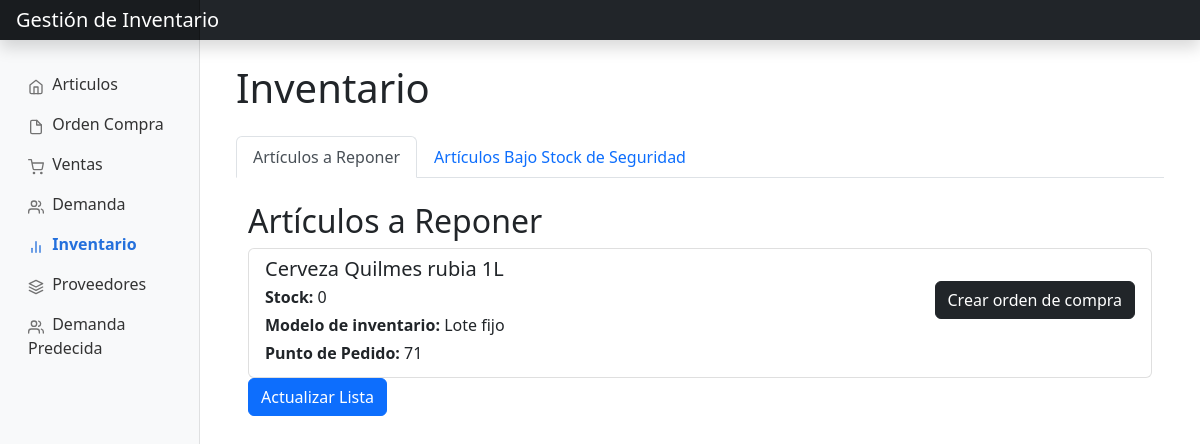
The app's page /inventario/ with its own data.
### app/models.py (models this page shows, shortened)
class Articulo(db.Model):
    __tablename__ = 'articulo'
    id = db.Column(db.Integer, primary_key=True)
    codigo_articulo = db.Column(db.Integer, unique=True, nullable=False)
    nombre_articulo = db.Column(db.String(100), nullable=False)
    coeficiente_seguridad = db.Column(db.Float, nullable=False)
    costo_almacenamiento = db.Column(db.Float, nullable=False)
    costo_de_pedido = db.Column(db.Float, nullable=False)
    stock = db.Column(db.Integer, nullable=False)
    tiempo_de_pedido = db.Column(db.Integer)
    modelo_inventario_id = db.Column(db.Integer, db.ForeignKey('modelo_inventario.id'), nullable=False)
    detalle_proveedor_predeterminado_id = db.Column(db.Integer, db.ForeignKey('detalle_proveedor.id'))
    detalle_proveedor_predeterminado = db.relationship('DetalleProveedor', foreign_keys=[detalle_proveedor_predeterminado_id], backref='articulo_predeterminado', uselist=False)
    detalles_proveedor = db.relationship('DetalleProveedor', backref='articulo', foreign_keys='DetalleProveedor.articulo_id')
    ordenes_compra = db.relationship ('OrdenCompra',backref='articulo',lazy='dynamic')
    def calcular_stock_de_seguridad(self):
        coeficiente_seguridad = float(self.coeficiente_seguridad)
        demora_proveedor = int(self.detalle_proveedor_predeterminado.tiempo_demora)
        desviacion_estandar = 1
        stock_de_seguridad = coeficiente_seguridad * desviacion_estandar * math.sqrt(demora_proveedor)
        return int(stock_de_seguridad)
    def calcular_demanda_diaria(self):
        demanda = Demanda.query.filter_by(articulo_id=self.id).order_by(desc(Demanda.fecha_d)).first()
        demanda_predecida = DemandaPredecida.query.filter_by(articulo_id=self.id).order_by(desc(DemandaPredecida.año), desc(DemandaPredecida.mes)).first()
        cantidad_demandada = 0
        if demanda and demanda_predecida:
            fecha_predecida = date(demanda_predecida.año, demanda_predecida.mes, 1)
            if demanda.fecha_d > fecha_predecida:
                cantidad_demandada = demanda.cantidad
            else:
                cantidad_demandada = demanda_predecida.cantidad
        elif demanda:
            cantidad_demandada = demanda.cantidad
        elif demanda_predecida:
            cantidad_demandada = demanda_predecida.cantidad
        demanda_diaria = cantidad_demandada / 30
        return int(demanda_diaria)
    def calcular_punto_de_pedido(self):
        demora_proveedor = int(self.detalle_proveedor_predeterminado.tiempo_demora)
        demanda_diaria = self.calcular_demanda_diaria()
        stock_seguridad = self.calcular_stock_de_seguridad()
        punto_de_pedido = demanda_diaria * demora_proveedor + stock_seguridad
        return int(punto_de_pedido)

class ModeloInventario(db.Model):
    __tablename__ = 'modelo_inventario'
    id = db.Column(db.Integer, primary_key=True)
    nombre = db.Column(db.String(100), nullable=False)
    articulos=db.relationship('Articulo', lazy='dynamic',backref='modelo_inventario')

class DetalleProveedor(db.Model):
    __tablename__ = 'detalle_proveedor'
    id = db.Column(db.Integer, primary_key=True)
    costo_pedido_proveedor = db.Column(db.Float, nullable=False)
    precio_articulo = db.Column(db.Float, nullable=False)
    tiempo_demora = db.Column(db.Integer, nullable=False)
    proveedor_id = db.Column(db.Integer, db.ForeignKey('proveedor.id'), nullable=False)
    articulo_id = db.Column(db.Integer, db.ForeignKey('articulo.id'))
    ordenes_compra=db.relationship('OrdenCompra',lazy='dynamic',backref='detalle_proveedor')

class Demanda(db.Model):
    __tablename__ = 'demanda'
    id = db.Column(db.Integer, primary_key=True)
    cantidad = db.Column(db.Integer, nullable=False)
    fecha_d= db.Column(db.Date, nullable=False)
    articulo_id = db.Column(db.Integer, db.ForeignKey('articulo.id'), nullable=False)
    articulo = db.relationship('Articulo', backref='demanda')

### app/views/inventario.py (the view)
@bp.route('/', methods=['GET', 'POST'])
def articulos_a_reponer_bajo_stock():
    articulos = Articulo.query.all()
    articulos_a_reponer = []
    articulos_bajo_stock_modelo_lote_fijo = [articulo for articulo in articulos if articulo.stock <= articulo.calcular_punto_de_pedido() and articulo.modelo_inventario.nombre == 'Lote fijo']
    fecha_actual = datetime.datetime.now().date()
    for articulo in articulos:
        if articulo.modelo_inventario.nombre == 'Intervalo fijo':
            ultima_orden = OrdenCompra.query.filter_by(articulo_id=articulo.id).order_by(OrdenCompra.fecha.desc()).first()
            if ultima_orden:
                dias_desde_ultima_orden = (fecha_actual - ultima_orden.fecha).days
                if articulo.tiempo_de_pedido <= dias_desde_ultima_orden:
                    articulos_a_reponer.append(articulo)
            else:
                articulos_a_reponer.append(articulo)
    articulos_bajo_stock_modelo_lote_fijo = [articulo for articulo in articulos if articulo.stock <= articulo.calcular_punto_de_pedido() and articulo.modelo_inventario.nombre == 'Lote fijo']
    for articulo in articulos_bajo_stock_modelo_lote_fijo:
        orden_en_curso = OrdenCompra.query.filter_by(articulo_id=articulo.id, estado_id='En curso').first()
        if not orden_en_curso:
            articulos_a_reponer.append(articulo)
    articulos_bajo_stock_seguridad = [articulo for articulo in articulos if articulo.stock <= articulo.calcular_stock_de_seguridad()]
    return render_template('inventario/articulos_a_reponer_bajo_stock.html', articulos_a_reponer=articulos_a_reponer,
                                                                  articulos_bajo_stock_seguridad=articulos_bajo_stock_seguridad)

### app/templates/inventario/articulos_a_reponer_bajo_stock.html (shortened to what this page needs)
{% extends 'base.html' %}
{% block head %}
<link href="https://cdn.jsdelivr.net/npm/bootstrap@5.2.3/dist/css/bootstrap.min.css" rel="stylesheet">
{% endblock %}
{% block body %}
<div class="container mt-4">
    <h1 class="mb-4">Inventario</h1>
    <ul class="nav nav-tabs" id="inventarioTabs" role="tablist">
        <li class="nav-item">
            <a class="nav-link active" id="reponer-tab" data-bs-toggle="tab" href="#reponer" role="tab" aria-controls="reponer" aria-selected="true">Artículos a Reponer</a>
        </li>
        <li class="nav-item">
            <a class="nav-link" id="seguridad-tab" data-bs-toggle="tab" href="#seguridad" role="tab" aria-controls="seguridad" aria-selected="false">Artículos Bajo Stock de Seguridad</a>
        </li>
    </ul>
    <div class="tab-content" id="inventarioTabContent">
        <div class="tab-pane fade show active" id="reponer" role="tabpanel" aria-labelledby="reponer-tab">
            <div class="container mt-4">
                <h2>Artículos a Reponer</h2>
                {% if articulos_a_reponer %}
                    <ul class="list-group">
                        {% for articulo in articulos_a_reponer %}
                            <li class="list-group-item">
                                <div class="d-flex justify-content-between">
                                    <div>
                                        <h5 class="mb-1">{{ articulo.nombre_articulo }}</h5>
                                        <p class="mb-1"><strong>Stock:</strong> {{ articulo.stock }}</p>
                                        <p class="mb-1"><strong>Modelo de inventario:</strong> {{ articulo.modelo_inventario.nombre }}</p>
                                        {% if articulo.modelo_inventario.nombre == 'Lote fijo' %}
                                            <p class="mb-1"><strong>Punto de Pedido:</strong> {{ articulo.calcular_punto_de_pedido() }}</p>
                                        {% elif articulo.modelo_inventario.nombre == 'Intervalo fijo' %}
                                            <p class="mb-1"><strong>Ya alcanzo el tiempo entre pedidos:</strong> {{ articulo.tiempo_de_pedido }} días</p>
                                        {% endif %}
                                    </div>
                                    <div class="ml-auto">
                                        <a href="{{ url_for('ordenCompra.crear_orden_compra_articulo', id=articulo.id) }}" class="btn btn-dark mt-4">Crear orden de compra</a>
                                    </div>
                                </div>
                            </li>
                        {% endfor %}
                    </ul>
                {% else %}
                    <p>No hay artículos que necesiten ser reabastecidos en este momento.</p>
                {% endif %}
                <a href="{{ url_for('inventario.articulos_a_reponer_bajo_stock') }}" class="btn btn-primary">Actualizar Lista</a>
            </div>
        </div>
    </div>
</div>
{% endblock %}

### app/static/css/dashboard.css (style rules this page uses)
body { font-size: .875rem; }

### records on screen
Articulo: nombre_articulo "Cerveza Quilmes rubia 1L", stock "0", modelo_inventario.nombre "Lote fijo", calcular_punto_de_pedido "71"
